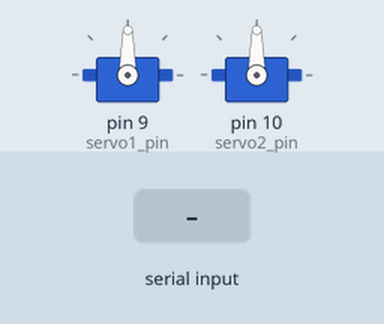
A sketch run on a simulated Arduino Uno, built with avr-gcc and run on an emulated ATmega328P. On the bench: 2 × servo. The test bench sets the inputs (shaded band).

Above: at 1.2 s.
1.3 s: "90,45\n" received over Serial
At 2.5 s:
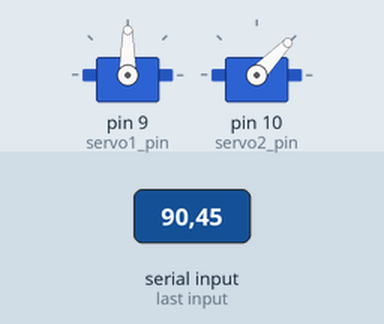
3.4 s: "30,150\n" received over Serial
At 6.2 s:
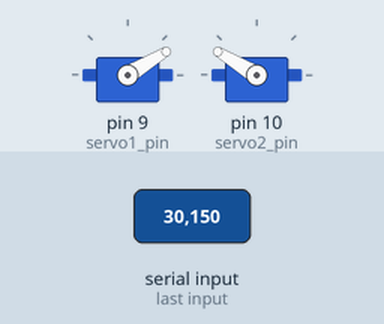
6.4 s: "5\n" received over Serial
At 9.17 s:
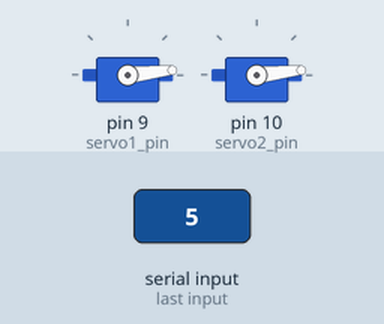
9.4 s: "90\n" received over Serial
At 10.76 s:
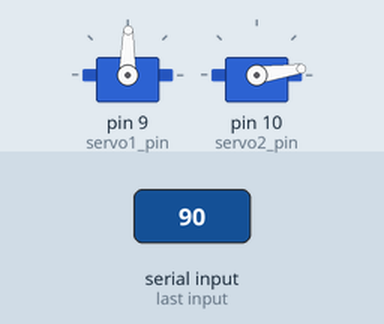
12.4 s: "200\n" received over Serial
At 13.93 s:
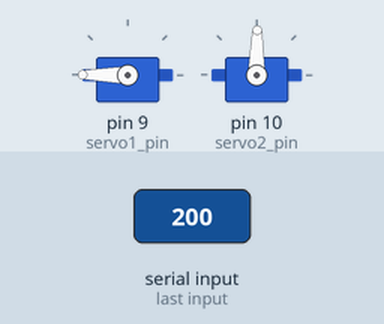
15.4 s: "1,90\n" received over Serial
At 16.18 s:
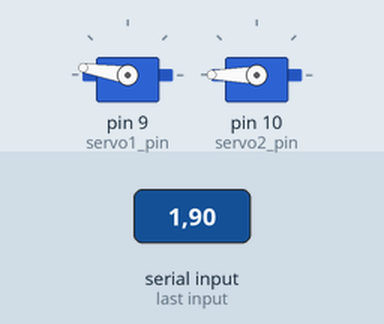
Timing chart, 0 to 19.4 s (numbered marks = the images above; inputs shaded):
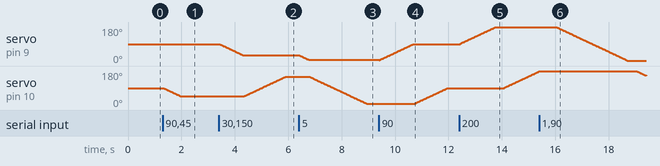

Measured:
- after the input at 1.3 s, servo on pin 10 (servo2_pin): moves from 90° to 46° over 0.65 s, starting at once
- after the input at 3.4 s, servo on pin 9 (servo1_pin): moves from 90° to 31° over 0.87 s, starting at once; servo on pin 10 (servo2_pin): moves from 46° to 149° over 1.5 s, starting after 0.96 s
- after the input at 6.4 s, servo on pin 9 (servo1_pin): moves from 31° to 6° over 0.36 s, starting at once; servo on pin 10 (servo2_pin): moves from 149° to 6° over 2.1 s, starting after 0.42 s
- after the input at 9.4 s, servo on pin 10 (servo2_pin): moves from 6° to 89° over 1.2 s, starting after 1.3 s
- after the input at 12.4 s, servo on pin 9 (servo1_pin): moves from 89° to 180° over 1.4 s, starting at once; servo on pin 10 (servo2_pin): moves from 89° to 178° over 1.3 s, starting after 1.7 s
- after the input at 15.4 s, servo on pin 9 (servo1_pin): moves from 180° to 2° over 2.7 s, starting after 0.64 s

The sketch:

chesscode.ino
```cpp
#include <Servo.h>

// Define servos
Servo servo1;
Servo servo2;

// Pin numbers
int servo1_pin = 9;
int servo2_pin = 10;

// Current servo positions
int current_angle1 = 90;
int current_angle2 = 90;

void setup() {
  // Attach servos to pins
  servo1.attach(servo1_pin);
  servo2.attach(servo2_pin);

  // Start the servos at 90 degrees
  servo1.write(current_angle1);
  servo2.write(current_angle2);

  // Begin serial communication
  Serial.begin(9600);
}

void loop() {
  // Check if data is available from Python
  if (Serial.available()) {
    // Read the incoming data (angle1, angle2)
    String data = Serial.readStringUntil('\n');
    int angle1 = data.substring(0, data.indexOf(',')).toInt();
    int angle2 = data.substring(data.indexOf(',') + 1).toInt();

    // Move the servos gradually (smooth movement)
    move_servo_smoothly(servo1, current_angle1, angle1);
    move_servo_smoothly(servo2, current_angle2, angle2);

    // Update current angles
    current_angle1 = angle1;
    current_angle2 = angle2;
  }
}

void move_servo_smoothly(Servo &servo, int start_angle, int target_angle) {
  int step = (target_angle > start_angle) ? 1 : -1;

  for (int angle = start_angle; angle != target_angle; angle += step) {
    servo.write(angle);
    delay(15);  // Adjust delay for smoother motion (lower delay = smoother)
  }
}
```
